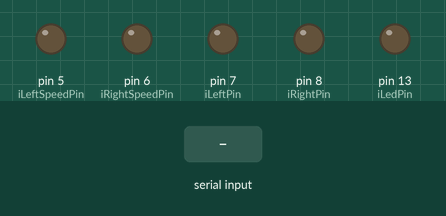
Recording of a sketch running on a simulated Arduino Uno, built with avr-gcc and run on an emulated ATmega328P. Shown: output pins drawn as LEDs (lit = HIGH). The inputs (shaded band) are chosen by the test bench.

Above: at 1.2 s.
1.3 s: "w" received over Serial
At 1.7 s:
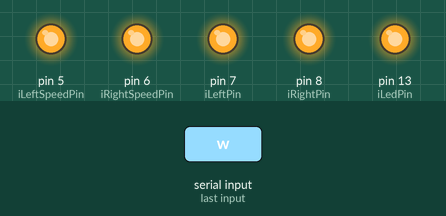
2.8 s: "s" received over Serial
At 4.0 s:
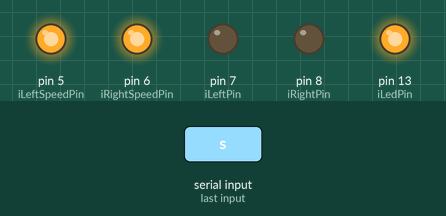
4.3 s: "a" received over Serial
At 5.2 s:
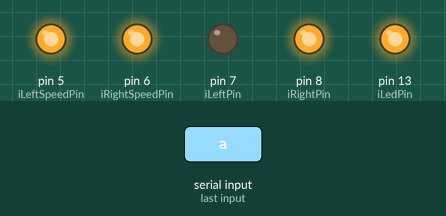
5.8 s: "d" received over Serial
At 6.3 s:
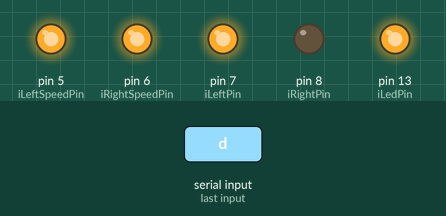
7.3 s: "1" received over Serial
At 8.7 s:
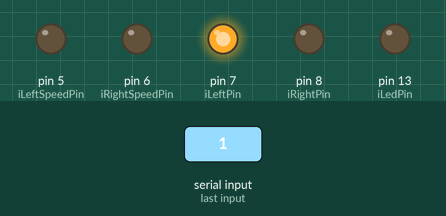
Timing chart, 0 to 9.8 s (numbered marks = the images above; inputs shaded):
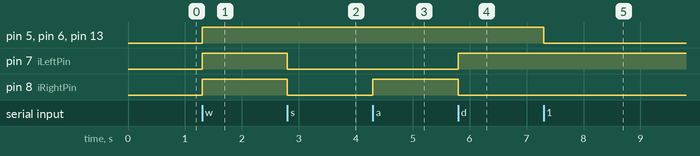

Measured:
- after the input at 1.3 s, pin 5 (iLeftSpeedPin), pin 6 (iRightSpeedPin), pin 7 (iLeftPin), pin 8 (iRightPin), pin 13 (iLedPin): LOW → HIGH at once
- after the input at 2.8 s, pin 7 (iLeftPin), pin 8 (iRightPin): HIGH → LOW at once
- after the input at 4.3 s, pin 8 (iRightPin): LOW → HIGH at once
- after the input at 5.8 s, pin 7 (iLeftPin): LOW → HIGH at once; pin 8 (iRightPin): HIGH → LOW at once
- after the input at 7.3 s, pin 5 (iLeftSpeedPin), pin 6 (iRightSpeedPin), pin 13 (iLedPin): HIGH → LOW at once

The sketch:

ControlCar.ino
```cpp
// define the Pin
int iRightPin      = 8;
int iLeftPin       = 7;
int iRightSpeedPin = 6;
int iLeftSpeedPin  = 5;
int iLedPin        = 13;
int iSpeed         = 255;
void setup(){
  // define the PIN as OUTPUT
  pinMode(iRightPin      ,OUTPUT);
  pinMode(iLeftPin       ,OUTPUT);
  pinMode(iRightSpeedPin ,OUTPUT);
  pinMode(iLeftSpeedPin  ,OUTPUT);
  pinMode(iLedPin        ,OUTPUT);

  Serial.begin(115200);  // this value of baud rate depends on which bluetooth module you use.
}


void loop(){
  while (Serial.available()){
    char cCmd = Serial.read();
    if (cCmd =='w'){
      forward();
    }else if (cCmd == 's'){
      back();
    }else if (cCmd == 'a'){
      left();
    }else if (cCmd == 'd'){
      right();
    }else{
      pause();
    }
  }
}

void forward(){
  analogWrite (iRightSpeedPin,iSpeed);
  analogWrite (iLeftSpeedPin,iSpeed);
  digitalWrite(iRightPin,HIGH);
  digitalWrite(iLeftPin,HIGH);
  digitalWrite(iLedPin,HIGH);
}
void back(){
  analogWrite (iRightSpeedPin,iSpeed);
  analogWrite (iLeftSpeedPin,iSpeed);
  digitalWrite(iRightPin,LOW);
  digitalWrite(iLeftPin,LOW);
  digitalWrite(iLedPin,HIGH);
}
void left(){
  analogWrite (iRightSpeedPin,iSpeed);
  analogWrite (iLeftSpeedPin,iSpeed);
  digitalWrite(iRightPin,HIGH);
  digitalWrite(iLeftPin,LOW);
  digitalWrite(iLedPin,HIGH);
}
void right(){
  analogWrite (iRightSpeedPin,iSpeed);
  analogWrite (iLeftSpeedPin,iSpeed);
  digitalWrite(iRightPin,LOW);
  digitalWrite(iLeftPin,HIGH);
  digitalWrite(iLedPin,HIGH);
}
void pause(){
  analogWrite (iRightSpeedPin,0);
  analogWrite (iLeftSpeedPin,0);
  digitalWrite(iLedPin,LOW);
}
```
